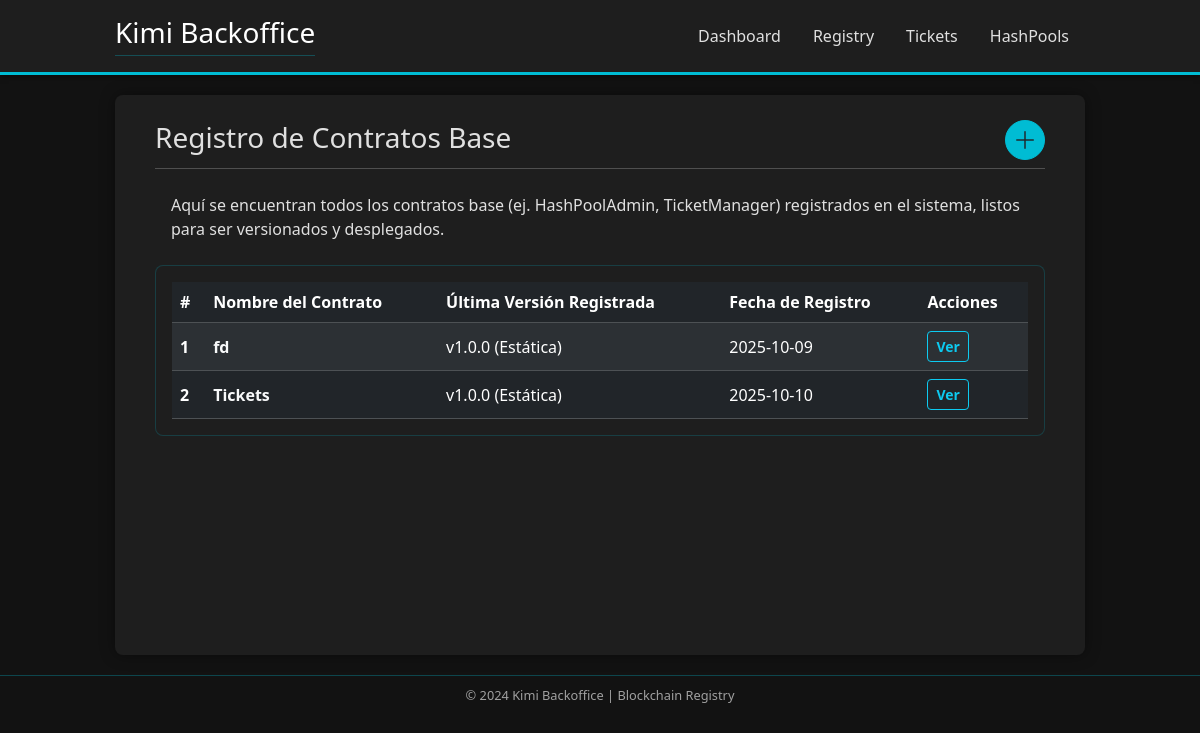
Page /contractRegistry/contract/list/ on the committed database.
### contractRegistry/models.py (models this page shows, shortened)
class BaseContract(models.Model):
    name = models.CharField(max_length=100, unique=True)
    descripcion = models.TextField(blank=True, help_text="Descripción opcional del contrato base.")
    created_at = models.DateTimeField(auto_now_add=True)

### contractRegistry/views.py (the view)
# urls.py: path('contract/list/', views.contractList, name='contract_list'),
def contractList(request):
    contracts = BaseContract.objects.all()
    context = {
        'contracts': contracts
    }
    return render(request, 'contractRegistry/contractList.html', context)

### templates/contractRegistry/contractList.html (shortened to what this page needs)
{% extends "base.html" %}
{% load static %}
{% block content %}
<div class="centered-container mx-auto dashboard-content">
    <div class="d-flex justify-content-between align-items-center mb-2">
        <h2 class="h3 text-accent mb-0" style="border-bottom: none !important;">Registro de Contratos Base</h2>
        <a href="{% url 'contractRegistry:register_contract' %}"
           class="btn btn-accent rounded-circle p-0"
           style="width: 40px; height: 40px; line-height: 40px; font-size: 1.5rem; display: flex; align-items: center; justify-content: center;"
           title="Agregar Nuevo Contrato">
            <i class="bi bi-plus-lg fw-bold text-dark"></i>
        </a>
    </div>
    <hr class="text-accent mt-0 mb-2">
    <div class="mb-2 welcome-card p-3">
        <p class="mb-0 text-text-dim">
            Aquí se encuentran todos los contratos base (ej. HashPoolAdmin, TicketManager) registrados en el sistema, listos para ser versionados y desplegados.
        </p>
    </div>
    {% if contracts %}
        <div class="card status-card-table p-3" style="max-height: 500px; overflow-y: auto;">
            <div class="table-responsive">
                <table class="table table-dark table-striped table-hover mb-0">
                    <thead class="bg-dark sticky-top">
                        <tr>
                            <th scope="col" class="text-accent fw-bold">#</th>
                            <th scope="col" class="text-accent fw-bold">Nombre del Contrato</th>
                            <th scope="col" class="text-accent fw-bold">Última Versión Registrada</th>
                            <th scope="col" class="text-accent fw-bold">Fecha de Registro</th>
                            <th scope="col" class="text-accent fw-bold">Acciones</th>
                        </tr>
                    </thead>
                    <tbody>
                        {% for contract in contracts %}
                            <tr class="align-middle">
                                <th scope="row">{{ forloop.counter }}</th>
                                <td class="fw-bold text-light">{{ contract.name }}</td>
                                <td class="text-text-dim">v1.0.0 (Estática)</td>
                                <td class="text-text-dim">{{ contract.created_at|date:"Y-m-d" }}</td>
                                <td>
                                    <a href="{% url 'contractRegistry:contract_detail' contract.pk %}" class="btn btn-sm btn-outline-info fw-bold">
                                        Ver
                                    </a>
                                </td>
                            </tr>
                        {% endfor %}
                    </tbody>
                </table>
            </div>
        </div>
    {% endif %}
</div>
{% endblock %}

### templates/base.html (style rules this page uses)
:root { --base-bg: #121212; --card-bg: #1e1e1e; --accent: #00bcd4; --success: #4caf50; --text-light: #e0e0e0; --text-dim: #a0a0a0; }
body { background-color: var(--base-bg); color: var(--text-light); font-family: 'Segoe UI', Tahoma, Geneva, Verdana, sans-serif; margin: 0; padding: 0; }
.centered-container { max-width: 1000px; padding: 0 15px; }
h1, h2, h3 { color: var(--accent); border-bottom: 1px solid rgba(0, 188, 212, 0.3); padding-bottom: 5px; margin-bottom: 20px; }
.status-card-table { background-color: var(--card-bg); border: 1px solid rgba(0, 188, 212, 0.2); border-radius: 8px; }
.btn-accent { background-color: var(--accent); border-color: var(--accent); color: var(--base-bg); }

### rows in the picture
BaseContract: name "fd", created_at "2025-10-09"
BaseContract: name "Tickets", created_at "2025-10-10"

### other values in the picture
{{ year|default:'2024' }} "2024"
